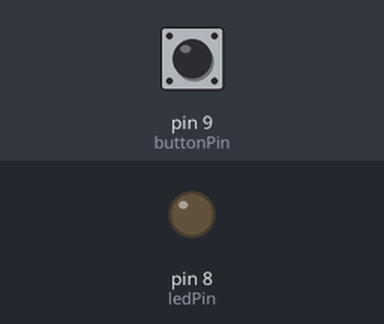
Simulated run of this sketch. Board: Arduino Uno, built with avr-gcc and run on an emulated ATmega328P. Shown: output pins drawn as LEDs (lit = HIGH). Dashed ring = blinking. Inputs (shaded band) come from the test bench; at power-on: pin 9 (buttonPin) HIGH.

Above: at 1.2 s.
1.3 s: pin 9 (buttonPin) pulled LOW for 3.2 s
At 2.1 s:
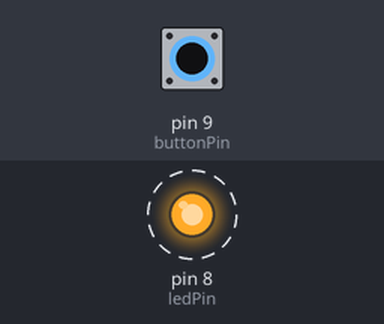
Timing chart, 0 to 5.8 s (numbered marks = the images above; inputs shaded):
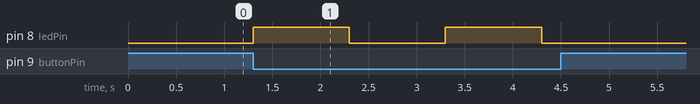

Measured:
- after the input at 1.3 s, pin 8 (ledPin): alternates HIGH for 1.0 s and LOW for 1.0 s, 4 changes in all, then stays LOW, starting at once

The sketch:

Blink_copy_20260220122016.ino
```cpp
const int ledPin = 8;
const int buttonPin = 9;   // ATmega pin 15

void setup() {
  pinMode(ledPin, OUTPUT);
  pinMode(buttonPin, INPUT_PULLUP);
  digitalWrite(ledPin, LOW);
}

void loop() {

  while (digitalRead(buttonPin) == HIGH) {
    digitalWrite(ledPin, LOW);   // keep LED off
  }

  while (digitalRead(buttonPin) == LOW) {
    digitalWrite(ledPin, HIGH);
    delay(1000);
    digitalWrite(ledPin, LOW);
    delay(1000);
  }

}

//Jackson Pacek
// John Ferguson
// Ben Trudgen
```
